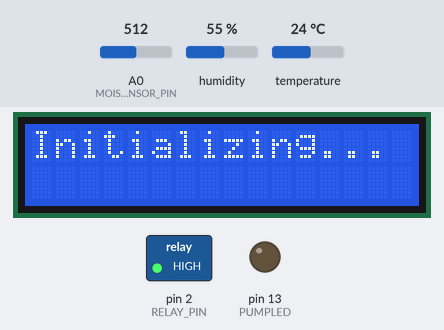
Bench run of a sketch on a simulated Arduino Uno, built with avr-gcc and run on an emulated ATmega328P. Shown: 16×2 character LCD, switched loads named in the sketch (green lamp = pin HIGH), output pins drawn as LEDs (lit = HIGH). The inputs (shaded band) are chosen by the test bench; at power-on: A0 (MOISTURE_SENSOR_PIN) = 512, humidity 55 %, temperature 24 °C. The modem accepts every AT command (registered, SIM ready, sends succeed) and sends nothing else; what the sketch prints to the serial monitor is not drawn.

Above: at 0.1 s.
At 31.5 s:
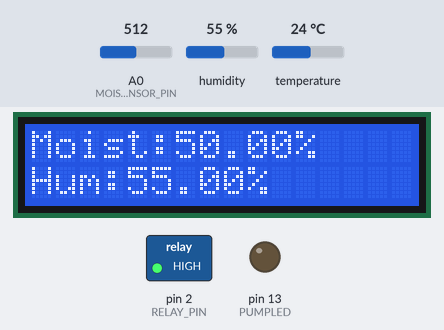

The sketch:

All_in_One.ino
```cpp
#include <Wire.h>
#include <LiquidCrystal_I2C.h>
#include <DHT.h>
#include <SoftwareSerial.h>

// LCD address: 0x27 or 0x3F (check your module's address)
LiquidCrystal_I2C lcd(0x27, 16, 2);

// DHT sensor setup
#define DHTPIN 7       // Pin connected to the DHT sensor data pin
#define DHTTYPE DHT11  // DHT11 or DHT22
DHT dht(DHTPIN, DHTTYPE);

// Relay and Soil Moisture Sensor setup
#define RELAY_PIN 2
#define MOISTURE_SENSOR_PIN A0

// lED Indicators
#define PUMPLED 13
#define POWERPLED 12
#define GSMLED 8

// GSM module setup
#define GSM_RX 10
#define GSM_TX 11
SoftwareSerial gsmSerial(GSM_RX, GSM_TX);

// Phone numbers
const char* phoneNumber = "+233208507886";  // Your phone number for configuration
const char* alertNumber = "+233542354850";  // Number to receive alerts

// URL for the HTTP GET request
const char* serverUrl = "http://127.0.0.1:8000/setArduinoReadings?";

bool sendSMS(const char* number, const String& message) {
  // Send AT command to check connection
  gsmSerial.println("AT");
  delay(1000);
  if (!waitForResponse("OK")) return false;

  // Set SMS mode to text
  gsmSerial.println("AT+CMGF=1");
  delay(1000);
  if (!waitForResponse("OK")) return false;

  // Specify the recipient phone number
  gsmSerial.print("AT+CMGS=\"");
  gsmSerial.print(number);
  gsmSerial.println("\"");
  delay(1000);
  if (!waitForResponse(">")) return false; // Expecting ">" prompt for message input

  // Send the message
  gsmSerial.println(message);
  delay(1000);
  gsmSerial.write(26); // End of message character (CTRL+Z)
  delay(2000);

  // Wait for SMS send confirmation
  if (waitForResponse("OK")) {
    Serial.println("SMS sent successfully.");
    return true;
  } else {
    Serial.println("Failed to send SMS.");
    return false;
  }
}

// Helper function to wait for a specific response from the GSM module
bool waitForResponse(const char* expectedResponse) {
  unsigned long startTime = millis();
  while (millis() - startTime < 5000) { // Wait up to 5 seconds
    while (gsmSerial.available()) {
      String response = gsmSerial.readStringUntil('\n');
      response.trim();
      Serial.print("Response: ");
      Serial.println(response);  // Print the response for debugging
      if (response.equals(expectedResponse)) {
        return true;
      } else if (response.startsWith("ERROR")) {
        Serial.print("Error response: ");
        Serial.println(response);
        return false;
      }
    }
  }
  Serial.println("Timeout waiting for response.");
  return false;
}


// Function to initialize HTTP
void initializeHTTP() {
  gsmSerial.println("AT+HTTPINIT");  // Initialize HTTP
  delay(2000);
  gsmSerial.println("AT+CGATT=1");  // Attach to GPRS service
  delay(2000);
  gsmSerial.println("AT+CGDCONT=1,\"IP\",\"Telecel GH\"");  // Set APN
  delay(2000);
  gsmSerial.println("AT+CGACT=1,1");  // Activate GPRS context
  delay(2000);
}

// Function to send data to the website
void sendDataToWebsite(float humidity, float soilMoisture, bool pumpStatus) {
  String url = String(serverUrl) + "humidity=" + String(humidity) + "&moisture=" + String(soilMoisture) + "&pump=" + (pumpStatus ? "1" : "0");
  gsmSerial.println("AT+HTTPPARA=\"URL\",\"" + url + "\"");  // Set URL
  delay(2000);
  gsmSerial.println("AT+HTTPACTION=0");  // Start GET request
  delay(10000);  // Wait for the request to complete
  gsmSerial.println("AT+HTTPTERM");      // Terminate HTTP
  delay(2000);
}

void setup() {
  // Initialize LCD
  lcd.init();
  lcd.backlight();  // Turn on the backlight if available

  // Initialize DHT sensor
  dht.begin();

  // Display initialization message
  lcd.setCursor(0, 0);
  lcd.print("Initializing...");

  // Initialize Relay
  pinMode(RELAY_PIN, OUTPUT);
  digitalWrite(RELAY_PIN, HIGH);  // Ensure relay is off initially

  // Initialize LEDs
  pinMode(PUMPLED, OUTPUT);
  digitalWrite(PUMPLED, LOW);

  // Initialize GSM module
  gsmSerial.begin(9600);  // Set the baud rate for the GSM module
  Serial.begin(9600);     // Set the baud rate for serial monitor

  // Send a configuration message to your phone number
  sendSMS(phoneNumber, "GSM module initialized and ready");
  delay(2000);  // Wait for 2 seconds
}

void loop() {
  // Get humidity
  float humidity = dht.readHumidity();

  // Read soil moisture
  int moistureValue = analogRead(MOISTURE_SENSOR_PIN);
  float soilMoisture = map(moistureValue, 0, 1023, 100, 0);  // Map value to percentage

  // Control the water pump based on soil moisture level
  bool pumpStatus = 0;
  if (soilMoisture < 20) {         // Turn on the water pump if soil moisture is below 20%
    digitalWrite(RELAY_PIN, LOW);  // Turn on the water pump
    digitalWrite(PUMPLED, HIGH);
    sendSMS(alertNumber, "Water pump ON! Humidity: " + String(humidity) + "%, Moisture: " + String(soilMoisture) + "%");
    pumpStatus = 1;
  } else {
    digitalWrite(RELAY_PIN, HIGH);  // Turn off the water pump
    digitalWrite(PUMPLED, LOW);
    pumpStatus = 0;
  }

  // Initialize HTTP and send data to the website
  initializeHTTP();
  sendDataToWebsite(humidity, soilMoisture, pumpStatus);

  // Display data on LCD
  lcd.clear();
  lcd.setCursor(0, 0);
  lcd.print("Moist:");
  lcd.print(soilMoisture);
  lcd.print("%");
  lcd.setCursor(0, 1);
  lcd.print("Hum:");
  lcd.print(humidity);
  lcd.print("%");

  // Wait for 2 seconds before next reading
  delay(2000);
}
```
